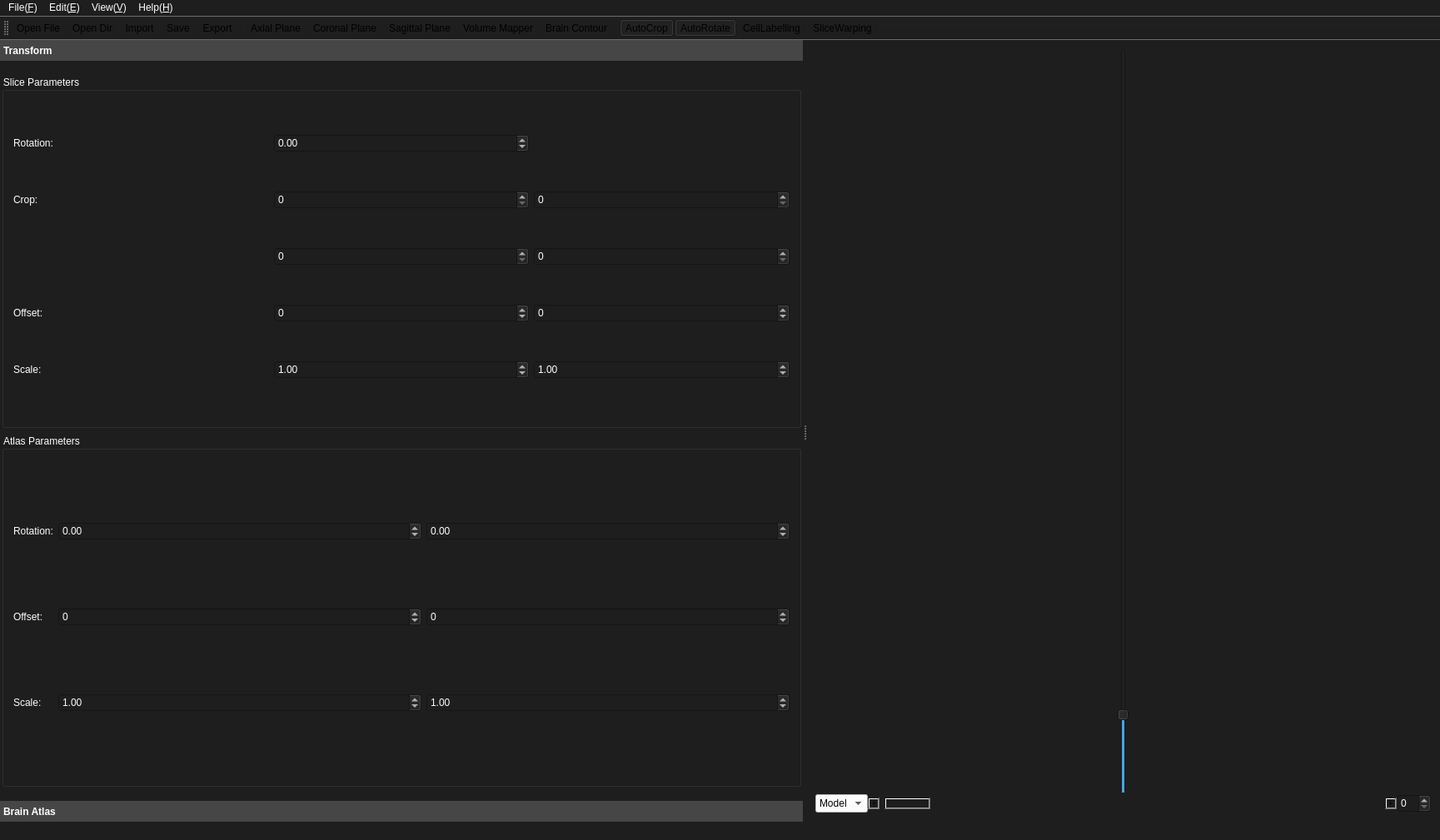
<?xml version="1.0" encoding="UTF-8"?>
<ui version="4.0">
 <class>MainWindow</class>
 <widget class="QMainWindow" name="MainWindow">
  <property name="geometry">
   <rect>
    <x>0</x>
    <y>0</y>
    <width>1729</width>
    <height>1009</height>
   </rect>
  </property>
  <property name="sizePolicy">
   <sizepolicy hsizetype="Minimum" vsizetype="Minimum">
    <horstretch>0</horstretch>
    <verstretch>0</verstretch>
   </sizepolicy>
  </property>
  <property name="windowTitle">
   <string>MainWindow</string>
  </property>
  <property name="toolTipDuration">
   <number>-1</number>
  </property>
  <property name="styleSheet">
   <string notr="true">background-color: rgb(30, 30, 30);</string>
  </property>
  <widget class="QWidget" name="centralWidget">
   <property name="sizePolicy">
    <sizepolicy hsizetype="Preferred" vsizetype="Preferred">
     <horstretch>0</horstretch>
     <verstretch>0</verstretch>
    </sizepolicy>
   </property>
   <property name="minimumSize">
    <size>
     <width>0</width>
     <height>0</height>
    </size>
   </property>
   <property name="styleSheet">
    <string notr="true"/>
   </property>
   <layout class="QHBoxLayout" name="horizontalLayout">
    <property name="spacing">
     <number>0</number>
    </property>
    <property name="leftMargin">
     <number>0</number>
    </property>
    <property name="topMargin">
     <number>0</number>
    </property>
    <property name="rightMargin">
     <number>0</number>
    </property>
    <property name="bottomMargin">
     <number>0</number>
    </property>
    <item>
     <widget class="QSplitter" name="splitter">
      <property name="orientation">
       <enum>Qt::Horizontal</enum>
      </property>
      <widget class="QToolBox" name="toolBox">
       <property name="sizePolicy">
        <sizepolicy hsizetype="Preferred" vsizetype="Preferred">
         <horstretch>0</horstretch>
         <verstretch>0</verstretch>
        </sizepolicy>
       </property>
       <property name="styleSheet">
        <string notr="true">QToolBox::tab {
	background-color: rgb(70, 70, 70);
	color: rgb(255, 255, 255);
	font: bold;

}
QToolBoxButton {
	min-height: 25px;
    }
</string>
       </property>
       <property name="frameShape">
        <enum>QFrame::NoFrame</enum>
       </property>
       <property name="currentIndex">
        <number>0</number>
       </property>
       <widget class="QWidget" name="page_2">
        <property name="geometry">
         <rect>
          <x>0</x>
          <y>0</y>
          <width>1052</width>
          <height>859</height>
         </rect>
        </property>
        <property name="minimumSize">
         <size>
          <width>0</width>
          <height>0</height>
         </size>
        </property>
        <attribute name="label">
         <string>Transform</string>
        </attribute>
        <layout class="QVBoxLayout" name="verticalLayout_2">
         <property name="spacing">
          <number>7</number>
         </property>
         <property name="leftMargin">
          <number>2</number>
         </property>
         <property name="topMargin">
          <number>11</number>
         </property>
         <property name="rightMargin">
          <number>2</number>
         </property>
         <property name="bottomMargin">
          <number>11</number>
         </property>
         <item>
          <widget class="QGroupBox" name="groupBox_1">
           <property name="styleSheet">
            <string notr="true">color: rgb(255, 255, 255);</string>
           </property>
           <property name="title">
            <string>Slice Parameters</string>
           </property>
           <layout class="QHBoxLayout" name="horizontalLayout_4">
            <property name="spacing">
             <number>7</number>
            </property>
            <property name="leftMargin">
             <number>11</number>
            </property>
            <property name="topMargin">
             <number>11</number>
            </property>
            <property name="rightMargin">
             <number>11</number>
            </property>
            <property name="bottomMargin">
             <number>11</number>
            </property>
            <item>
             <layout class="QGridLayout" name="gridLayout_2" columnstretch="0,0,0">
              <item row="0" column="0">
               <widget class="QLabel" name="rotation_1">
                <property name="text">
                 <string>Rotation:</string>
                </property>
               </widget>
              </item>
              <item row="0" column="1">
               <widget class="QDoubleSpinBox" name="spinBox_rotationz">
                <property name="minimum">
                 <double>-180.000000000000000</double>
                </property>
                <property name="maximum">
                 <double>180.000000000000000</double>
                </property>
               </widget>
              </item>
              <item row="1" column="1">
               <widget class="QSpinBox" name="spinBox_crop1_t">
                <property name="minimum">
                 <number>0</number>
                </property>
                <property name="maximum">
                 <number>15000</number>
                </property>
                <property name="singleStep">
                 <number>10</number>
                </property>
               </widget>
              </item>
              <item row="1" column="0">
               <widget class="QLabel" name="crop_1">
                <property name="text">
                 <string>Crop:</string>
                </property>
               </widget>
              </item>
              <item row="1" column="2">
               <widget class="QSpinBox" name="spinBox_crop1_b">
                <property name="minimum">
                 <number>0</number>
                </property>
                <property name="maximum">
                 <number>15000</number>
                </property>
                <property name="singleStep">
                 <number>10</number>
                </property>
               </widget>
              </item>
              <item row="2" column="1">
               <widget class="QSpinBox" name="spinBox_crop1_l">
                <property name="minimum">
                 <number>0</number>
                </property>
                <property name="maximum">
                 <number>15000</number>
                </property>
                <property name="singleStep">
                 <number>10</number>
                </property>
               </widget>
              </item>
              <item row="2" column="2">
               <widget class="QSpinBox" name="spinBox_crop1_r">
                <property name="minimum">
                 <number>0</number>
                </property>
                <property name="maximum">
                 <number>15000</number>
                </property>
                <property name="singleStep">
                 <number>10</number>
                </property>
               </widget>
              </item>
              <item row="3" column="0">
               <widget class="QLabel" name="offset_1">
                <property name="text">
                 <string>Offset:</string>
                </property>
               </widget>
              </item>
              <item row="3" column="2">
               <widget class="QSpinBox" name="spinBox_offset1_y">
                <property name="minimum">
                 <number>-2500</number>
                </property>
                <property name="maximum">
                 <number>2500</number>
                </property>
                <property name="singleStep">
                 <number>10</number>
                </property>
               </widget>
              </item>
              <item row="4" column="0">
               <widget class="QLabel" name="scale_1">
                <property name="text">
                 <string>Scale:</string>
                </property>
               </widget>
              </item>
              <item row="3" column="1">
               <widget class="QSpinBox" name="spinBox_offset1_x">
                <property name="minimum">
                 <number>-2500</number>
                </property>
                <property name="maximum">
                 <number>2500</number>
                </property>
                <property name="singleStep">
                 <number>10</number>
                </property>
               </widget>
              </item>
              <item row="4" column="1">
               <widget class="QDoubleSpinBox" name="spinBox_scale1_x">
                <property name="minimum">
                 <double>0.100000000000000</double>
                </property>
                <property name="maximum">
                 <double>20.000000000000000</double>
                </property>
                <property name="singleStep">
                 <double>0.010000000000000</double>
                </property>
                <property name="value">
                 <double>1.000000000000000</double>
                </property>
               </widget>
              </item>
              <item row="4" column="2">
               <widget class="QDoubleSpinBox" name="spinBox_scale1_y">
                <property name="minimum">
                 <double>0.100000000000000</double>
                </property>
                <property name="maximum">
                 <double>20.000000000000000</double>
                </property>
                <property name="singleStep">
                 <double>0.010000000000000</double>
                </property>
                <property name="value">
                 <double>1.000000000000000</double>
                </property>
               </widget>
              </item>
             </layout>
            </item>
           </layout>
          </widget>
         </item>
         <item>
          <widget class="QGroupBox" name="groupBox_2">
           <property name="styleSheet">
            <string notr="true">color: rgb(255, 255, 255);</string>
           </property>
           <property name="title">
            <string>Atlas Parameters</string>
           </property>
           <layout class="QHBoxLayout" name="horizontalLayout_3">
            <property name="spacing">
             <number>7</number>
            </property>
            <property name="leftMargin">
             <number>11</number>
            </property>
            <property name="topMargin">
             <number>11</number>
            </property>
            <property name="rightMargin">
             <number>11</number>
            </property>
            <property name="bottomMargin">
             <number>11</number>
            </property>
            <item>
             <layout class="QGridLayout" name="gridLayout" rowstretch="0,0,0" columnstretch="0,1,1">
              <item row="0" column="1">
               <widget class="QDoubleSpinBox" name="spinBox_rotationx">
                <property name="decimals">
                 <number>2</number>
                </property>
                <property name="minimum">
                 <double>-180.000000000000000</double>
                </property>
                <property name="maximum">
                 <double>180.000000000000000</double>
                </property>
                <property name="singleStep">
                 <double>1.000000000000000</double>
                </property>
               </widget>
              </item>
              <item row="1" column="1">
               <widget class="QSpinBox" name="spinBox_offset2_x">
                <property name="minimum">
                 <number>-2500</number>
                </property>
                <property name="maximum">
                 <number>2500</number>
                </property>
                <property name="singleStep">
                 <number>10</number>
                </property>
               </widget>
              </item>
              <item row="2" column="1">
               <widget class="QDoubleSpinBox" name="spinBox_scale2_x">
                <property name="minimum">
                 <double>0.100000000000000</double>
                </property>
                <property name="maximum">
                 <double>20.000000000000000</double>
                </property>
                <property name="singleStep">
                 <double>0.010000000000000</double>
                </property>
                <property name="value">
                 <double>1.000000000000000</double>
                </property>
               </widget>
              </item>
              <item row="2" column="0">
               <widget class="QLabel" name="scale_2">
                <property name="text">
                 <string>Scale:</string>
                </property>
               </widget>
              </item>
              <item row="0" column="0">
               <widget class="QLabel" name="rotation_2">
                <property name="text">
                 <string>Rotation:</string>
                </property>
               </widget>
              </item>
              <item row="1" column="0">
               <widget class="QLabel" name="offset_2">
                <property name="text">
                 <string>Offset:</string>
                </property>
               </widget>
              </item>
              <item row="1" column="2">
               <widget class="QSpinBox" name="spinBox_offset2_y">
                <property name="minimum">
                 <number>-2500</number>
                </property>
                <property name="maximum">
                 <number>2500</number>
                </property>
                <property name="singleStep">
                 <number>10</number>
                </property>
               </widget>
              </item>
              <item row="0" column="2">
               <widget class="QDoubleSpinBox" name="spinBox_rotationy">
                <property name="minimum">
                 <double>-180.000000000000000</double>
                </property>
                <property name="maximum">
                 <double>180.000000000000000</double>
                </property>
               </widget>
              </item>
              <item row="2" column="2">
               <widget class="QDoubleSpinBox" name="spinBox_scale2_y">
                <property name="minimum">
                 <double>0.100000000000000</double>
                </property>
                <property name="maximum">
                 <double>20.000000000000000</double>
                </property>
                <property name="singleStep">
                 <double>0.010000000000000</double>
                </property>
                <property name="value">
                 <double>1.000000000000000</double>
                </property>
               </widget>
              </item>
             </layout>
            </item>
           </layout>
          </widget>
         </item>
        </layout>
       </widget>
       <widget class="QWidget" name="page_1">
        <property name="geometry">
         <rect>
          <x>0</x>
          <y>0</y>
          <width>1052</width>
          <height>859</height>
         </rect>
        </property>
        <property name="sizePolicy">
         <sizepolicy hsizetype="Preferred" vsizetype="Preferred">
          <horstretch>0</horstretch>
          <verstretch>0</verstretch>
         </sizepolicy>
        </property>
        <property name="minimumSize">
         <size>
          <width>0</width>
          <height>0</height>
         </size>
        </property>
        <attribute name="label">
         <string>Brain Atlas</string>
        </attribute>
        <layout class="QVBoxLayout" name="verticalLayout" stretch="0,0,0">
         <property name="spacing">
          <number>2</number>
         </property>
         <property name="leftMargin">
          <number>7</number>
         </property>
         <property name="topMargin">
          <number>7</number>
         </property>
         <property name="rightMargin">
          <number>7</number>
         </property>
         <property name="bottomMargin">
          <number>0</number>
         </property>
         <item>
          <widget class="QComboBox" name="selectAtlas">
           <property name="sizePolicy">
            <sizepolicy hsizetype="Preferred" vsizetype="Preferred">
             <horstretch>0</horstretch>
             <verstretch>0</verstretch>
            </sizepolicy>
           </property>
           <property name="minimumSize">
            <size>
             <width>0</width>
             <height>25</height>
            </size>
           </property>
           <property name="styleSheet">
            <string notr="true">background-color: rgb(255, 255, 255);
selection-background-color: rgb(230, 230, 230);
color: rgb(0, 0, 0);
selection-color: rgb(0, 0, 0);
</string>
           </property>
           <property name="iconSize">
            <size>
             <width>16</width>
             <height>16</height>
            </size>
           </property>
          </widget>
         </item>
         <item>
          <widget class="QTreeView" name="treeView">
           <property name="focusPolicy">
            <enum>Qt::StrongFocus</enum>
           </property>
           <property name="styleSheet">
            <string notr="true">QTreeView::branch:closed:has-children{
	image: url(:/prefix/resources/icon/arrowright.png);
}
QTreeView::branch:open:has-children{
	image: url(:/prefix/resources/icon/arrowdown.png);
}
QTreeView::item{color: rgb(255, 255, 255);}
QTreeView::item:hover,QTreeView::item:selected{background-color:rgb(78, 178, 255, 100);}
</string>
           </property>
           <property name="frameShape">
            <enum>QFrame::NoFrame</enum>
           </property>
           <property name="horizontalScrollBarPolicy">
            <enum>Qt::ScrollBarAsNeeded</enum>
           </property>
           <property name="sizeAdjustPolicy">
            <enum>QAbstractScrollArea::AdjustIgnored</enum>
           </property>
           <property name="dragDropMode">
            <enum>QAbstractItemView::NoDragDrop</enum>
           </property>
           <property name="selectionMode">
            <enum>QAbstractItemView::ExtendedSelection</enum>
           </property>
           <property name="horizontalScrollMode">
            <enum>QAbstractItemView::ScrollPerPixel</enum>
           </property>
           <property name="headerHidden">
            <bool>true</bool>
           </property>
           <attribute name="headerVisible">
            <bool>false</bool>
           </attribute>
          </widget>
         </item>
         <item>
          <layout class="QHBoxLayout" name="searchWidget" stretch="0,0">
           <property name="spacing">
            <number>5</number>
           </property>
           <item>
            <widget class="QLineEdit" name="searchEdit">
             <property name="sizePolicy">
              <sizepolicy hsizetype="Preferred" vsizetype="Preferred">
               <horstretch>0</horstretch>
               <verstretch>0</verstretch>
              </sizepolicy>
             </property>
             <property name="baseSize">
              <size>
               <width>10</width>
               <height>10</height>
              </size>
             </property>
             <property name="echoMode">
              <enum>QLineEdit::Normal</enum>
             </property>
            </widget>
           </item>
           <item>
            <widget class="QPushButton" name="searchButton">
             <property name="sizePolicy">
              <sizepolicy hsizetype="Fixed" vsizetype="Preferred">
               <horstretch>0</horstretch>
               <verstretch>0</verstretch>
              </sizepolicy>
             </property>
             <property name="styleSheet">
              <string notr="true">color: rgb(0, 0, 0);
background-color: rgb(240, 240, 240);</string>
             </property>
             <property name="text">
              <string>Search</string>
             </property>
            </widget>
           </item>
          </layout>
         </item>
        </layout>
       </widget>
      </widget>
      <widget class="QWidget" name="layoutWidget">
       <layout class="QVBoxLayout" name="viewBox">
        <property name="spacing">
         <number>0</number>
        </property>
        <item>
         <layout class="QHBoxLayout" name="viewWidget">
          <property name="spacing">
           <number>0</number>
          </property>
          <item>
           <widget class="QSlider" name="verticalSlider">
            <property name="sizePolicy">
             <sizepolicy hsizetype="Fixed" vsizetype="Preferred">
              <horstretch>0</horstretch>
              <verstretch>0</verstretch>
             </sizepolicy>
            </property>
            <property name="layoutDirection">
             <enum>Qt::LeftToRight</enum>
            </property>
            <property name="autoFillBackground">
             <bool>false</bool>
            </property>
            <property name="styleSheet">
             <string notr="true">QSlider::handle:vertical
{
    background: qradialgradient(spread:pad,cx:0.5, cy:0.5, radius:0.8, fx:0.5, fy:0.5, 
    stop:0.6 rgb(158, 158, 158), stop:0.778409 rgba(255, 255, 255, 0));
}</string>
            </property>
            <property name="maximum">
             <number>10000</number>
            </property>
            <property name="singleStep">
             <number>10</number>
            </property>
            <property name="pageStep">
             <number>100</number>
            </property>
            <property name="value">
             <number>1000</number>
            </property>
            <property name="orientation">
             <enum>Qt::Vertical</enum>
            </property>
           </widget>
          </item>
         </layout>
        </item>
        <item>
         <layout class="QHBoxLayout" name="slideWidget" stretch="0,1,0">
          <property name="spacing">
           <number>0</number>
          </property>
          <item>
           <widget class="QComboBox" name="comboBox">
            <property name="styleSheet">
             <string notr="true">background-color: rgb(255, 255, 255);
selection-background-color: rgb(230, 230, 230);
color: rgb(0, 0, 0);
selection-color: rgb(0, 0, 0);</string>
            </property>
            <property name="currentIndex">
             <number>0</number>
            </property>
            <item>
             <property name="text">
              <string>Model</string>
             </property>
            </item>
           </widget>
          </item>
          <item>
           <widget class="QScrollBar" name="horizontalScrollBar">
            <property name="sizePolicy">
             <sizepolicy hsizetype="Preferred" vsizetype="Fixed">
              <horstretch>0</horstretch>
              <verstretch>0</verstretch>
             </sizepolicy>
            </property>
            <property name="focusPolicy">
             <enum>Qt::ClickFocus</enum>
            </property>
            <property name="value">
             <number>1</number>
            </property>
            <property name="orientation">
             <enum>Qt::Horizontal</enum>
            </property>
           </widget>
          </item>
          <item>
           <widget class="QSpinBox" name="indexEdit">
            <property name="styleSheet">
             <string notr="true">color: rgb(255, 255, 255);</string>
            </property>
           </widget>
          </item>
         </layout>
        </item>
       </layout>
      </widget>
     </widget>
    </item>
   </layout>
  </widget>
  <widget class="QMenuBar" name="menuBar">
   <property name="geometry">
    <rect>
     <x>0</x>
     <y>0</y>
     <width>1729</width>
     <height>26</height>
    </rect>
   </property>
   <property name="styleSheet">
    <string notr="true">color: rgb(255, 255, 255);</string>
   </property>
   <widget class="QMenu" name="menuView">
    <property name="styleSheet">
     <string notr="true">QMenu::separator
{ 
	background-color:rgba(123,123,123,1);
	height:1px;
	margin-top:5px;
}</string>
    </property>
    <property name="title">
     <string>View(&amp;V)</string>
    </property>
    <addaction name="actionAxial_Plane"/>
    <addaction name="separator"/>
    <addaction name="actionCoronal_Plane"/>
    <addaction name="separator"/>
    <addaction name="actionSagital_Plane"/>
    <addaction name="separator"/>
    <addaction name="actionVolume_Mapper"/>
    <addaction name="separator"/>
    <addaction name="actionBrain_Contour"/>
   </widget>
   <widget class="QMenu" name="menuHelp">
    <property name="styleSheet">
     <string notr="true">QMenu::separator
{ 
	background-color:rgba(123,123,123,1);
	height:1px;
	margin-top:5px;
}</string>
    </property>
    <property name="title">
     <string>Help(&amp;H)</string>
    </property>
    <addaction name="actionInformation"/>
    <addaction name="separator"/>
    <addaction name="actionTutorial"/>
   </widget>
   <widget class="QMenu" name="menuFile">
    <property name="styleSheet">
     <string notr="true">QMenu::separator
{ 
	background-color:rgba(123,123,123,1);
	height:1px;
	margin-top:5px;
}</string>
    </property>
    <property name="title">
     <string>File(&amp;F)</string>
    </property>
    <addaction name="actionOpen_File"/>
    <addaction name="separator"/>
    <addaction name="actionOpen_Dir"/>
    <addaction name="separator"/>
    <addaction name="actionImport"/>
    <addaction name="separator"/>
    <addaction name="actionSave"/>
    <addaction name="separator"/>
    <addaction name="actionExport"/>
   </widget>
   <widget class="QMenu" name="menuEdit">
    <property name="styleSheet">
     <string notr="true">QMenu::separator
{ 
	background-color:rgba(123,123,123,1);
	height:1px;
	margin-top:5px;
}</string>
    </property>
    <property name="title">
     <string>Edit(&amp;E)</string>
    </property>
    <widget class="QMenu" name="menuRemoveMarker">
     <property name="title">
      <string>RemoveMarker</string>
     </property>
     <addaction name="actionRemoveWarpingMarker"/>
     <addaction name="separator"/>
     <addaction name="actionRemoveCellMarker"/>
    </widget>
    <addaction name="actionAutoRotate"/>
    <addaction name="separator"/>
    <addaction name="actionAutoCrop"/>
    <addaction name="separator"/>
    <addaction name="actionCellLabelling"/>
    <addaction name="separator"/>
    <addaction name="actionSliceWarping"/>
    <addaction name="separator"/>
    <addaction name="menuRemoveMarker"/>
   </widget>
   <addaction name="menuFile"/>
   <addaction name="menuEdit"/>
   <addaction name="menuView"/>
   <addaction name="menuHelp"/>
  </widget>
  <widget class="QStatusBar" name="statusBar">
   <property name="styleSheet">
    <string notr="true"/>
   </property>
  </widget>
  <widget class="QToolBar" name="mainToolBar">
   <property name="styleSheet">
    <string notr="true">QToolBar::separator
{
	background-color:rgb(130,130,130);
	width:2px;
	margin:3px

}

color: rgb(255, 255, 255);
</string>
   </property>
   <property name="iconSize">
    <size>
     <width>25</width>
     <height>25</height>
    </size>
   </property>
   <property name="toolButtonStyle">
    <enum>Qt::ToolButtonIconOnly</enum>
   </property>
   <attribute name="toolBarArea">
    <enum>TopToolBarArea</enum>
   </attribute>
   <attribute name="toolBarBreak">
    <bool>false</bool>
   </attribute>
   <addaction name="actionOpen_File"/>
   <addaction name="actionOpen_Dir"/>
   <addaction name="actionImport"/>
   <addaction name="actionSave"/>
   <addaction name="actionExport"/>
   <addaction name="separator"/>
   <addaction name="actionAxial_Plane"/>
   <addaction name="actionCoronal_Plane"/>
   <addaction name="actionSagital_Plane"/>
   <addaction name="actionVolume_Mapper"/>
   <addaction name="actionBrain_Contour"/>
   <addaction name="separator"/>
   <addaction name="actionAutoCrop"/>
   <addaction name="actionAutoRotate"/>
   <addaction name="actionCellLabelling"/>
   <addaction name="actionSliceWarping"/>
  </widget>
  <action name="actionInformation">
   <property name="text">
    <string>Information</string>
   </property>
   <property name="shortcut">
    <string>Ctrl+Shift+I</string>
   </property>
  </action>
  <action name="actionTutorial">
   <property name="text">
    <string>Tutorial</string>
   </property>
   <property name="shortcut">
    <string>Ctrl+Shift+F</string>
   </property>
  </action>
  <action name="actionOpen_Dir">
   <property name="icon">
    <iconset resource="resources.qrc">
     <normaloff>:/prefix/resources/icon/open1.png</normaloff>:/prefix/resources/icon/open1.png</iconset>
   </property>
   <property name="text">
    <string>Open Dir</string>
   </property>
   <property name="shortcut">
    <string>Ctrl+D</string>
   </property>
  </action>
  <action name="actionOpen_File">
   <property name="icon">
    <iconset resource="resources.qrc">
     <normaloff>:/prefix/resources/icon/open2.png</normaloff>:/prefix/resources/icon/open2.png</iconset>
   </property>
   <property name="text">
    <string>Open File</string>
   </property>
   <property name="shortcut">
    <string>Ctrl+F</string>
   </property>
  </action>
  <action name="actionImport">
   <property name="icon">
    <iconset resource="resources.qrc">
     <normaloff>:/prefix/resources/icon/import1.png</normaloff>:/prefix/resources/icon/import1.png</iconset>
   </property>
   <property name="text">
    <string>Import</string>
   </property>
   <property name="shortcut">
    <string>Ctrl+I</string>
   </property>
  </action>
  <action name="actionSave">
   <property name="icon">
    <iconset resource="resources.qrc">
     <normaloff>:/prefix/resources/icon/save1.png</normaloff>:/prefix/resources/icon/save1.png</iconset>
   </property>
   <property name="text">
    <string>Save</string>
   </property>
   <property name="shortcut">
    <string>Ctrl+S</string>
   </property>
  </action>
  <action name="actionAutoRotate">
   <property name="checkable">
    <bool>true</bool>
   </property>
   <property name="checked">
    <bool>true</bool>
   </property>
   <property name="icon">
    <iconset resource="resources.qrc">
     <normaloff>:/prefix/resources/icon/rotate.png</normaloff>
     <normalon>:/prefix/resources/icon/rotate1.png</normalon>:/prefix/resources/icon/rotate.png</iconset>
   </property>
   <property name="text">
    <string>AutoRotate</string>
   </property>
   <property name="shortcut">
    <string>Ctrl+Shift+R</string>
   </property>
   <property name="iconVisibleInMenu">
    <bool>false</bool>
   </property>
  </action>
  <action name="actionAutoCrop">
   <property name="checkable">
    <bool>true</bool>
   </property>
   <property name="checked">
    <bool>true</bool>
   </property>
   <property name="icon">
    <iconset resource="resources.qrc">
     <normaloff>:/prefix/resources/icon/crop.png</normaloff>
     <normalon>:/prefix/resources/icon/crop1.png</normalon>:/prefix/resources/icon/crop.png</iconset>
   </property>
   <property name="text">
    <string>AutoCrop</string>
   </property>
   <property name="shortcut">
    <string>Ctrl+Shift+C</string>
   </property>
   <property name="iconVisibleInMenu">
    <bool>false</bool>
   </property>
  </action>
  <action name="actionExport">
   <property name="icon">
    <iconset resource="resources.qrc">
     <normaloff>:/prefix/resources/icon/export1.png</normaloff>:/prefix/resources/icon/export1.png</iconset>
   </property>
   <property name="text">
    <string>Export</string>
   </property>
   <property name="shortcut">
    <string>Ctrl+E</string>
   </property>
  </action>
  <action name="actionAxial_Plane">
   <property name="checked">
    <bool>false</bool>
   </property>
   <property name="icon">
    <iconset resource="resources.qrc">
     <normaloff>:/prefix/resources/icon/axial1.png</normaloff>
     <normalon>:/prefix/resources/icon/axial1.png</normalon>:/prefix/resources/icon/axial1.png</iconset>
   </property>
   <property name="text">
    <string>Axial Plane</string>
   </property>
   <property name="shortcut">
    <string>Shift+A</string>
   </property>
   <property name="iconVisibleInMenu">
    <bool>true</bool>
   </property>
  </action>
  <action name="actionCoronal_Plane">
   <property name="icon">
    <iconset resource="resources.qrc">
     <normaloff>:/prefix/resources/icon/coronal1.png</normaloff>
     <normalon>:/prefix/resources/icon/coronal1.png</normalon>:/prefix/resources/icon/coronal1.png</iconset>
   </property>
   <property name="text">
    <string>Coronal Plane</string>
   </property>
   <property name="shortcut">
    <string>Shift+C</string>
   </property>
   <property name="iconVisibleInMenu">
    <bool>true</bool>
   </property>
  </action>
  <action name="actionSagital_Plane">
   <property name="icon">
    <iconset resource="resources.qrc">
     <normaloff>:/prefix/resources/icon/sagital1.png</normaloff>
     <normalon>:/prefix/resources/icon/sagital1.png</normalon>:/prefix/resources/icon/sagital1.png</iconset>
   </property>
   <property name="text">
    <string>Sagittal Plane</string>
   </property>
   <property name="shortcut">
    <string>Shift+S</string>
   </property>
   <property name="iconVisibleInMenu">
    <bool>true</bool>
   </property>
  </action>
  <action name="actionVolume_Mapper">
   <property name="icon">
    <iconset resource="resources.qrc">
     <normaloff>:/prefix/resources/icon/3d.png</normaloff>
     <normalon>:/prefix/resources/icon/3d2.png</normalon>
     <activeon>:/prefix/resources/icon/3d2.png</activeon>
     <selectedon>:/prefix/resources/icon/3d2.png</selectedon>:/prefix/resources/icon/3d.png</iconset>
   </property>
   <property name="text">
    <string>Volume Mapper</string>
   </property>
   <property name="shortcut">
    <string>Shift+V</string>
   </property>
   <property name="iconVisibleInMenu">
    <bool>true</bool>
   </property>
  </action>
  <action name="actionBrain_Contour">
   <property name="checkable">
    <bool>true</bool>
   </property>
   <property name="icon">
    <iconset resource="resources.qrc">
     <normaloff>:/prefix/resources/icon/hide.png</normaloff>
     <normalon>:/prefix/resources/icon/show.png</normalon>:/prefix/resources/icon/hide.png</iconset>
   </property>
   <property name="text">
    <string>Brain Contour</string>
   </property>
   <property name="toolTip">
    <string>Brain Contour</string>
   </property>
   <property name="shortcut">
    <string>Shift+M</string>
   </property>
  </action>
  <action name="actionCellLabelling">
   <property name="checkable">
    <bool>true</bool>
   </property>
   <property name="icon">
    <iconset resource="resources.qrc">
     <normaloff>:/prefix/resources/icon/celllabel2.png</normaloff>
     <normalon>:/prefix/resources/icon/celllabel1.png</normalon>:/prefix/resources/icon/celllabel2.png</iconset>
   </property>
   <property name="text">
    <string>CellLabelling</string>
   </property>
   <property name="shortcut">
    <string>Ctrl+Shift+L</string>
   </property>
  </action>
  <action name="actionSliceWarping">
   <property name="checkable">
    <bool>true</bool>
   </property>
   <property name="icon">
    <iconset resource="resources.qrc">
     <normaloff>:/prefix/resources/icon/deformation.png</normaloff>
     <normalon>:/prefix/resources/icon/deformation1.png</normalon>:/prefix/resources/icon/deformation.png</iconset>
   </property>
   <property name="text">
    <string>SliceWarping</string>
   </property>
   <property name="shortcut">
    <string>Ctrl+Shift+W</string>
   </property>
  </action>
  <action name="actionRemoveWarpingMarker">
   <property name="text">
    <string>RemoveWarpingMarker</string>
   </property>
   <property name="shortcut">
    <string>Alt+Shift+W</string>
   </property>
  </action>
  <action name="actionRemoveCellMarker">
   <property name="text">
    <string>RemoveCellMarker</string>
   </property>
   <property name="shortcut">
    <string>Alt+Shift+C</string>
   </property>
  </action>
 </widget>
 <layoutdefault spacing="6" margin="11"/>
 <resources>
  <include location="resources.qrc"/>
 </resources>
 <connections>
  <connection>
   <sender>horizontalScrollBar</sender>
   <signal>valueChanged(int)</signal>
   <receiver>indexEdit</receiver>
   <slot>setValue(int)</slot>
   <hints>
    <hint type="sourcelabel">
     <x>1287</x>
     <y>522</y>
    </hint>
    <hint type="destinationlabel">
     <x>1693</x>
     <y>522</y>
    </hint>
   </hints>
  </connection>
  <connection>
   <sender>indexEdit</sender>
   <signal>valueChanged(int)</signal>
   <receiver>horizontalScrollBar</receiver>
   <slot>setValue(int)</slot>
   <hints>
    <hint type="sourcelabel">
     <x>1693</x>
     <y>522</y>
    </hint>
    <hint type="destinationlabel">
     <x>1287</x>
     <y>522</y>
    </hint>
   </hints>
  </connection>
 </connections>
</ui>
